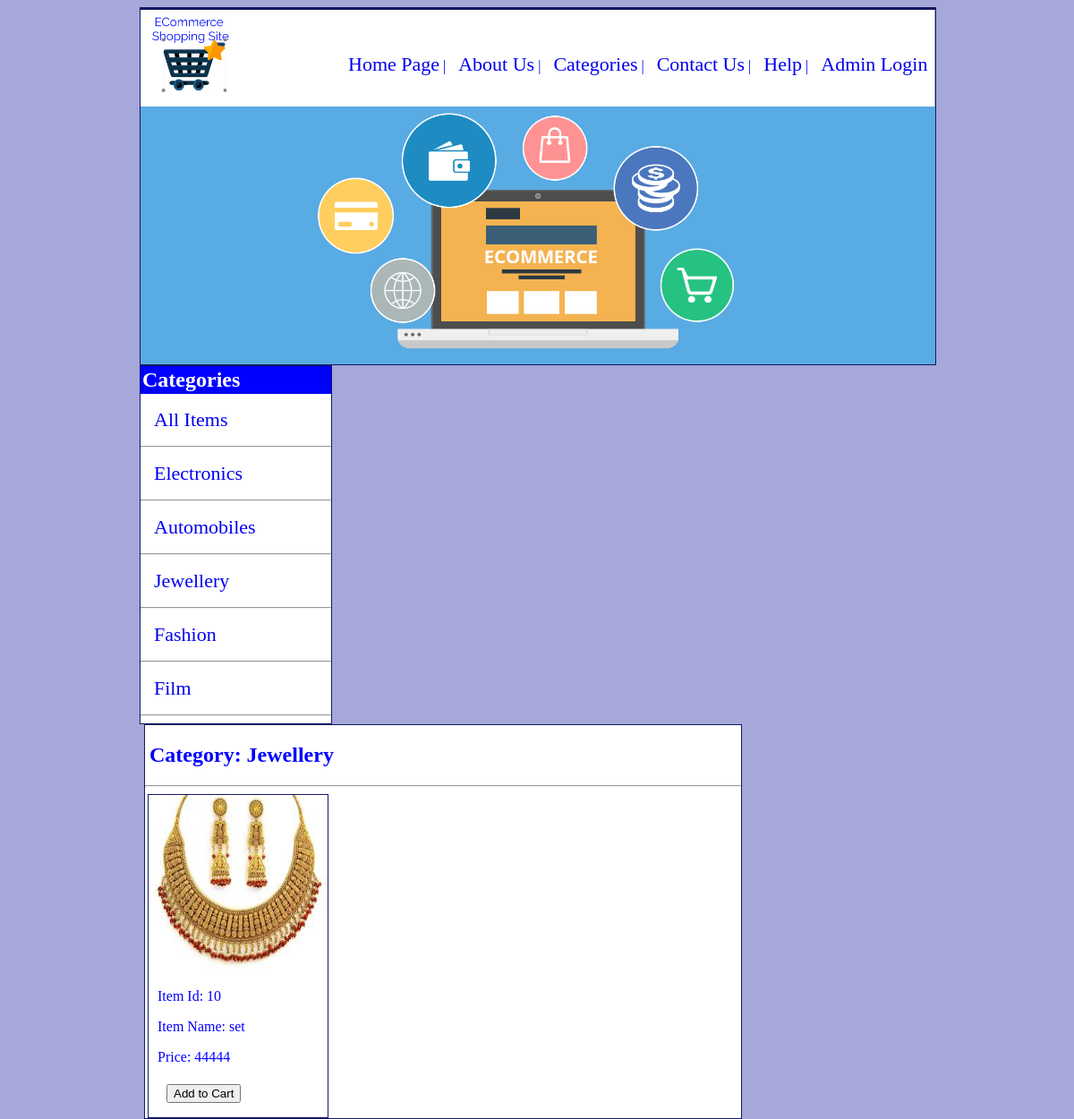
The page /mangesh/jewellery.php on the database its author committed.
### tables this page shows
CREATE TABLE `items_table` (
  `items_id` int(11) NOT NULL,
  `category` varchar(1000) NOT NULL,
  `item_name` varchar(1000) NOT NULL,
  `item_cost` varchar(1000) NOT NULL,
  `image` varchar(2000) NOT NULL
);

### mangesh/jewellery.php (the view, shortened to what this page needs)
<html>
<head>
    <link href="css/style.css" rel="stylesheet" type="text/css" />
</head>
<body>
<div class="main">
    <?php include('header.php');?>
    <?php include('banner.php');?>
    <?php include('sidemenu.php');?>
    <div class="side">
        <h2>Category: Jewellery</h2><hr/>
        <?php
        		$conn = mysqli_connect("localhost","root","","mangesh_cp_db");
				$query = "SELECT * FROM `items_table` where category = 'Jewellery'";
				$queryresult = mysqli_query($conn, $query);
				while($data = mysqli_fetch_array($queryresult))
					{
						$items_id = $data['items_id'];
						$item_name = $data['item_name'];
						$item_cost = $data['item_cost'];
						$image = $data['image'];
			?>
        <div class="items">
        	<img src="images/<?php echo $image;?>" alt="Image Not Available" />
            <p>Item Id: <?php echo $items_id;?></p>
            <p>Item Name: <?php echo $item_name;?></p>
            <p>Price: <?php echo $item_cost;?></p>
            <p><a href="buyitem.php?id=<?php echo $items_id;?> "><input type="submit" value="Add to Cart" /></a></p>
        </div>
        <?php
					}
		?>
   	</div>
</div>
</body>
</html>

### mangesh/css/style.css (style rules this page uses)
body { background-color:#a5a8d8; }
.main { margin:auto; width:75%; background-color:white; color:blue; }
.main p, h2, h3 { padding-left:5px; }
.side { width:75%; border:solid #121862 1px; margin-left:5px; float:left; background-color:white; }
.side a { text-decoration:none; font-size:22px; padding-left:10px; }
.items { width:200px; border:solid #121862 1px; margin-left:3px; float:left; }
.items img { width:200px; height:200px; }
.items p { padding-left:10px; }

### rows shown on the page
items_table: image (picture), items_id "10", item_name "set", item_cost "44444"
